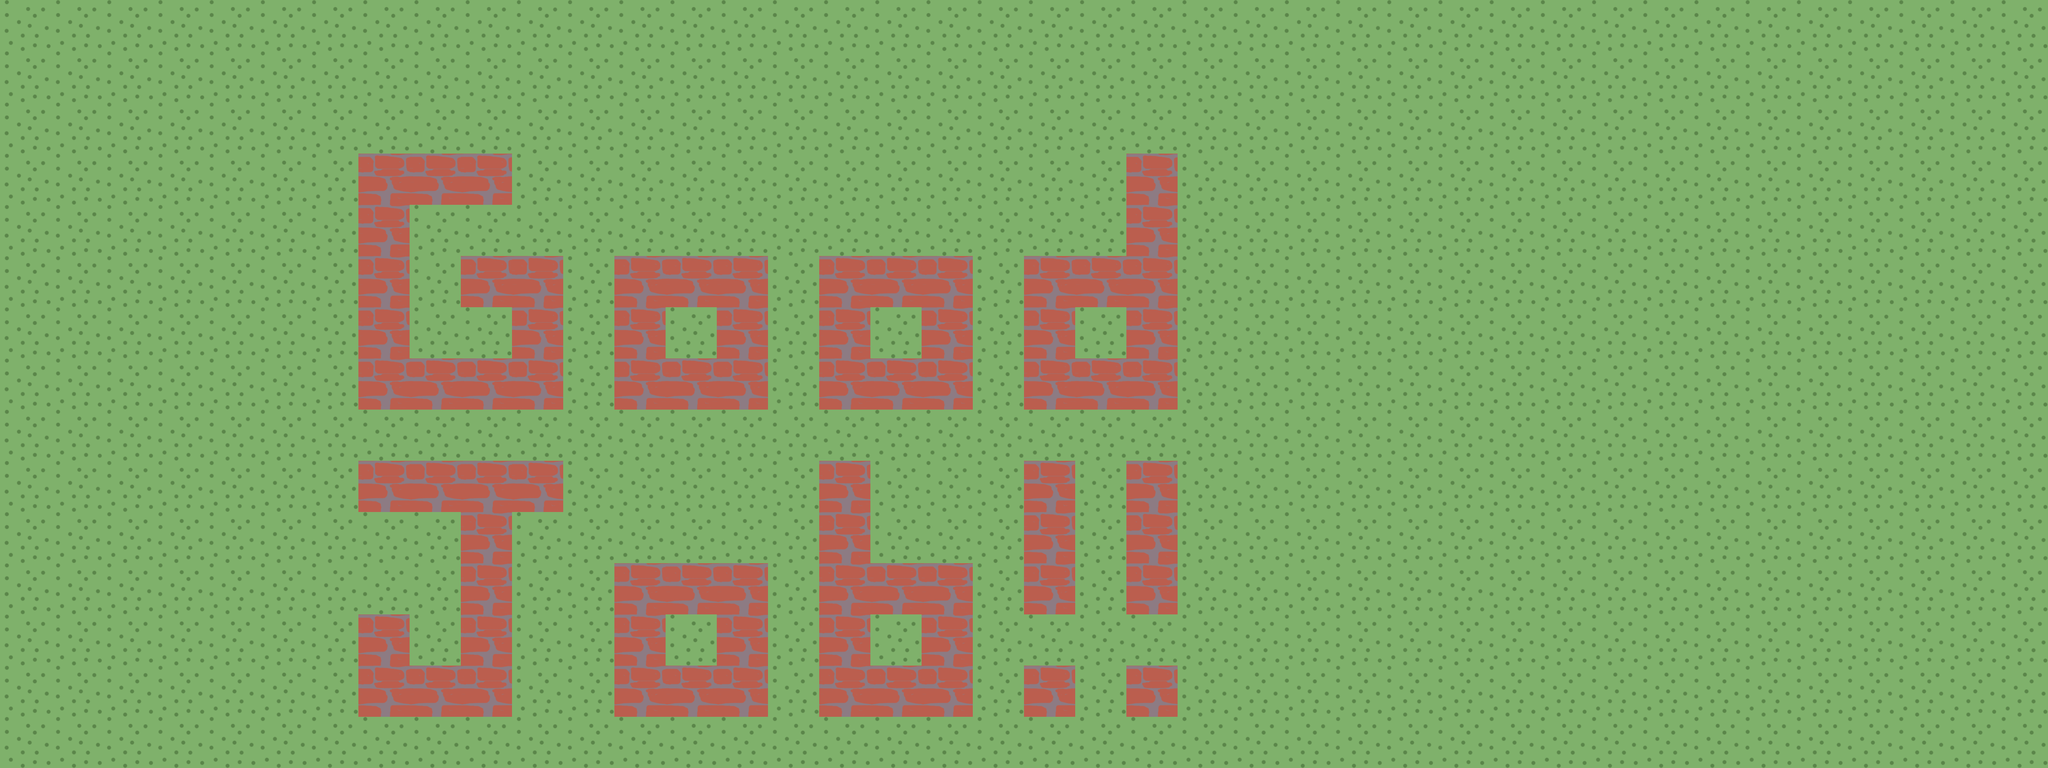

Rendered tile map (Tiled .tmx) drawn with the repository's tilesets; below, a short description and the map source with its tile grids summarised:
An orthogonal 40x15 tile map with 128x128 px tiles, 2 tile layers (background, foreground), 2 tilesets and 1 object (PlayerEntity).

<map version="1.0" orientation="orthogonal" renderorder="right-down" width="40" height="15" tilewidth="128" tileheight="128" nextobjectid="13">
 <tileset firstgid="1" name="bricks" tilewidth="128" tileheight="128">
  <image source="../img/map/bricks.png" width="384" height="384" />
 </tileset>
 <tileset firstgid="10" name="grass" tilewidth="128" tileheight="128">
  <image source="../img/map/grass.png" width="128" height="128" />
 </tileset>
 <layer name="background" width="40" height="15">
  <data>[600 cells, 600 non-empty, 1 distinct tile ids]</data>
 </layer>
 <layer name="foreground" width="40" height="15">
  <data>[600 cells, 76 non-empty, 1 distinct tile ids]</data>
 </layer>
 <objectgroup name="mainPlayer">
  <properties>
   <property name="framewidth" value="64" />
   <property name="image" value="gripe_run_right" />
  </properties>
  <object id="1" name="mainPlayer" type="PlayerEntity" x="538.32" y="248.554" width="64" height="64">
   <properties>
    <property name="framewidth" value="64" />
    <property name="image" value="main_character" />
   </properties>
  </object>
 </objectgroup>
</map>